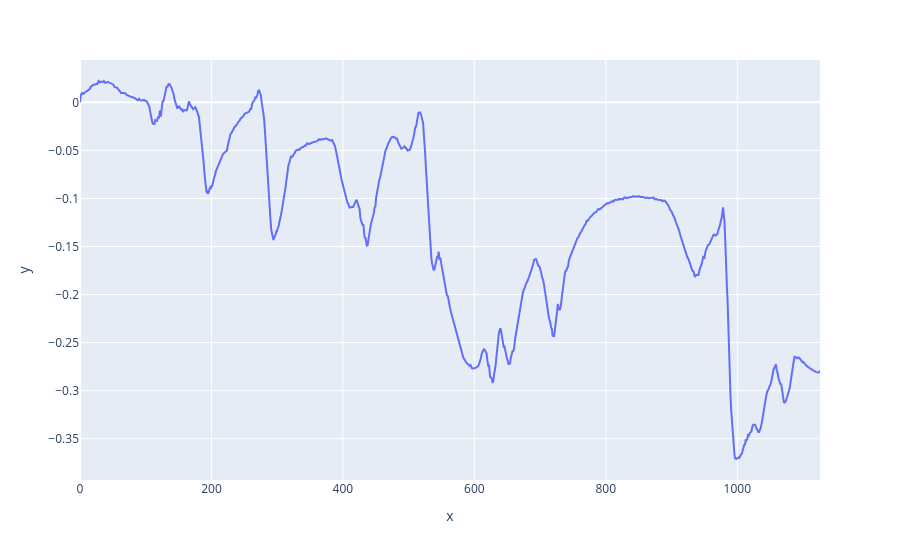

Source (notebook cell):
### Code cell
t10 = pd.Series([p.time for p in lap10.points])
t11 = pd.Series([p.time for p in lap15_10.points])

px.line(x=lap10.cum_distances, y=(t10 - t11).pipe(lambda s: s - s.iloc[0]))

### Figure 1 — Plotly figure (JSON) as saved in the notebook; plotly's stock layout.template omitted (floating-point values rounded to 4 significant figures; data arrays with more than 128 entries replaced by an {"elided": "..."} marker saying what was removed)
{"data": [{"hovertemplate": "x=%{x}<br>y=%{y}<extra></extra>", "legendgroup": "", "line": {"color": "#636efa", "dash": "solid"}, "marker": {"symbol": "circle"}, "mode": "lines", "name": "", "orientation": "v", "showlegend": false, "type": "scatter", "x": {"elided": "762 float values"}, "xaxis": "x", "y": {"elided": "762 float values"}, "yaxis": "y"}], "layout": {"legend": {"tracegroupgap": 0}, "margin": {"t": 60}, "xaxis": {"anchor": "y", "domain": [0, 1], "title": {"text": "x"}}, "yaxis": {"anchor": "x", "domain": [0, 1], "title": {"text": "y"}}}}
